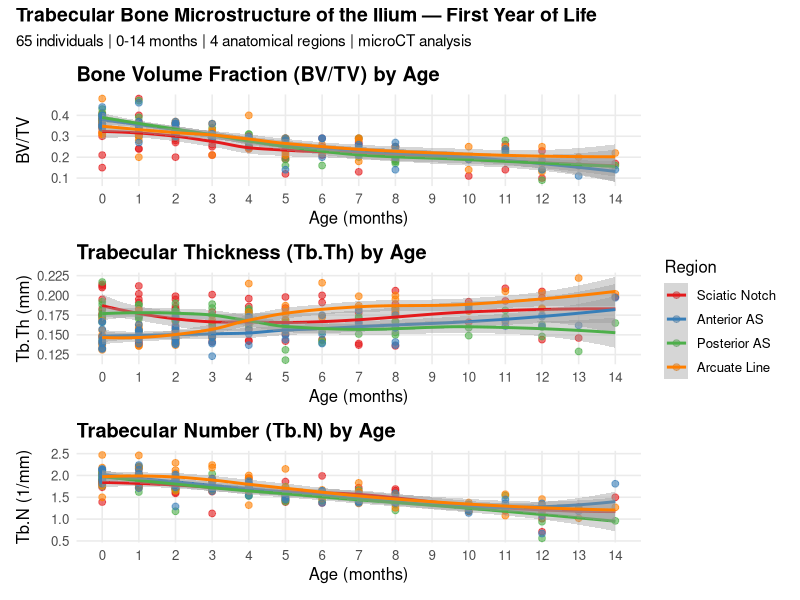
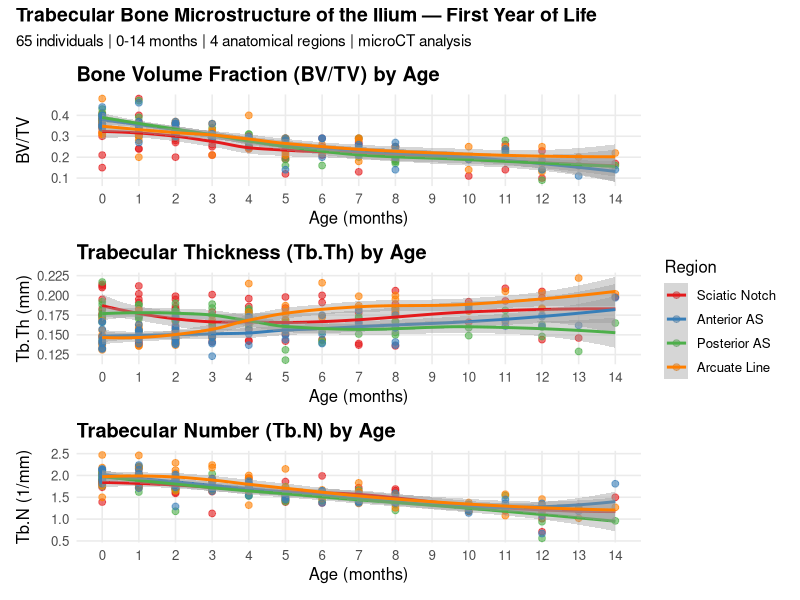

Source code (R) for these figures, in order:
library(tidyverse)
library(readxl)
library(ggplot2)
library(patchwork)
library(viridis)

setwd("~/ilium-trabecular-microstructure")

# Load the 4 regional datasets
sciatic <- read_excel("data/raw/BASE DATOS - SCIATIC NOTCH.xlsx") %>%
  mutate(region = "Sciatic Notch")

posterior <- read_excel("data/raw/BASE DATOS - POSTERIOR AS.xlsx") %>%
  mutate(region = "Posterior AS")

arcuate <- read_excel("data/raw/BASE DATOS - ARCUATE LINE.xlsx") %>%
  mutate(region = "Arcuate Line")

anterior <- read_excel("data/raw/BASE DATOS - ANTERIOR AS.xlsx") %>%
  mutate(region = "Anterior AS")

# Standardize column names across all datasets
standardize <- function(df) {
  df %>%
    rename_with(~ gsub(" ", "_", .x)) %>%
    rename_with(tolower) %>%
    rename(
      age = matches("age"),
      bvtv = matches("bv.tv|bv/tv"),
      tb_th = matches("tb.th|tb,th"),
      tb_n = matches("tb.n|tb,n")
    ) %>%
    mutate(
      sex = factor(sex, levels = c(1, 2), labels = c("Male", "Female")),
      age = as.numeric(age),
      bvtv = as.numeric(bvtv),
      tb_th = as.numeric(tb_th),
      tb_n = as.numeric(tb_n),
      region = region
    ) %>%
    select(specimen, sex, age, bvtv, tb_th, tb_n, region)
}

sciatic   <- standardize(sciatic)
posterior <- standardize(posterior)
arcuate   <- standardize(arcuate)
anterior  <- standardize(anterior)

# Combine all regions into a single long dataset
data <- bind_rows(sciatic, posterior, arcuate, anterior) %>%
  mutate(region = factor(region, levels = c("Sciatic Notch", "Anterior AS",
                                            "Posterior AS", "Arcuate Line")))

# Quick check
glimpse(data)

# Remove empty rows
data <- data %>% filter(!is.na(specimen) & !is.na(age))

# Verify final sample size
cat("Total observations:", nrow(data), "\n")
cat("Unique individuals:", n_distinct(data$specimen), "\n")
cat("Age range:", min(data$age), "-", max(data$age), "months\n")
cat("Sex distribution:\n")
print(table(data$sex, data$region))

# Check specimen IDs
data %>% 
  filter(region == "Sciatic Notch") %>%
  arrange(specimen) %>%
  pull(specimen)

# ---- DESCRIPTIVE VISUALIZATIONS ----

# Color palette by region
region_colors <- c(
  "Sciatic Notch" = "#E41A1C",
  "Anterior AS"   = "#377EB8",
  "Posterior AS"  = "#4DAF4A",
  "Arcuate Line"  = "#FF7F00"
)

# BV/TV by age and region
p1 <- ggplot(data, aes(x = age, y = bvtv, color = region)) +
  geom_point(alpha = 0.6, size = 2) +
  geom_smooth(method = "loess", se = TRUE, linewidth = 1) +
  scale_color_manual(values = region_colors, name = "Region") +
  scale_x_continuous(breaks = 0:14) +
  labs(
    title = "Bone Volume Fraction (BV/TV) by Age",
    x = "Age (months)",
    y = "BV/TV"
  ) +
  theme_minimal(base_size = 12) +
  theme(plot.title = element_text(face = "bold"),
        panel.grid.minor = element_blank())

# Tb.Th by age and region
p2 <- ggplot(data, aes(x = age, y = tb_th, color = region)) +
  geom_point(alpha = 0.6, size = 2) +
  geom_smooth(method = "loess", se = TRUE, linewidth = 1) +
  scale_color_manual(values = region_colors, name = "Region") +
  scale_x_continuous(breaks = 0:14) +
  labs(
    title = "Trabecular Thickness (Tb.Th) by Age",
    x = "Age (months)",
    y = "Tb.Th (mm)"
  ) +
  theme_minimal(base_size = 12) +
  theme(plot.title = element_text(face = "bold"),
        panel.grid.minor = element_blank())

# Tb.N by age and region
p3 <- ggplot(data, aes(x = age, y = tb_n, color = region)) +
  geom_point(alpha = 0.6, size = 2) +
  geom_smooth(method = "loess", se = TRUE, linewidth = 1) +
  scale_color_manual(values = region_colors, name = "Region") +
  scale_x_continuous(breaks = 0:14) +
  labs(
    title = "Trabecular Number (Tb.N) by Age",
    x = "Age (months)",
    y = "Tb.N (1/mm)"
  ) +
  theme_minimal(base_size = 12) +
  theme(plot.title = element_text(face = "bold"),
        panel.grid.minor = element_blank())

# Combined panel
p_combined <- p1 / p2 / p3 +
  plot_annotation(
    title = "Trabecular Bone Microstructure of the Ilium — First Year of Life",
    subtitle = "65 individuals | 0-14 months | 4 anatomical regions | microCT analysis",
    theme = theme(plot.title = element_text(face = "bold", size = 14))
  ) +
  plot_layout(guides = "collect")

p_combined
ggsave("figures/01_descriptive_by_age.png", p_combined, 
       width = 12, height = 14, dpi = 300)
